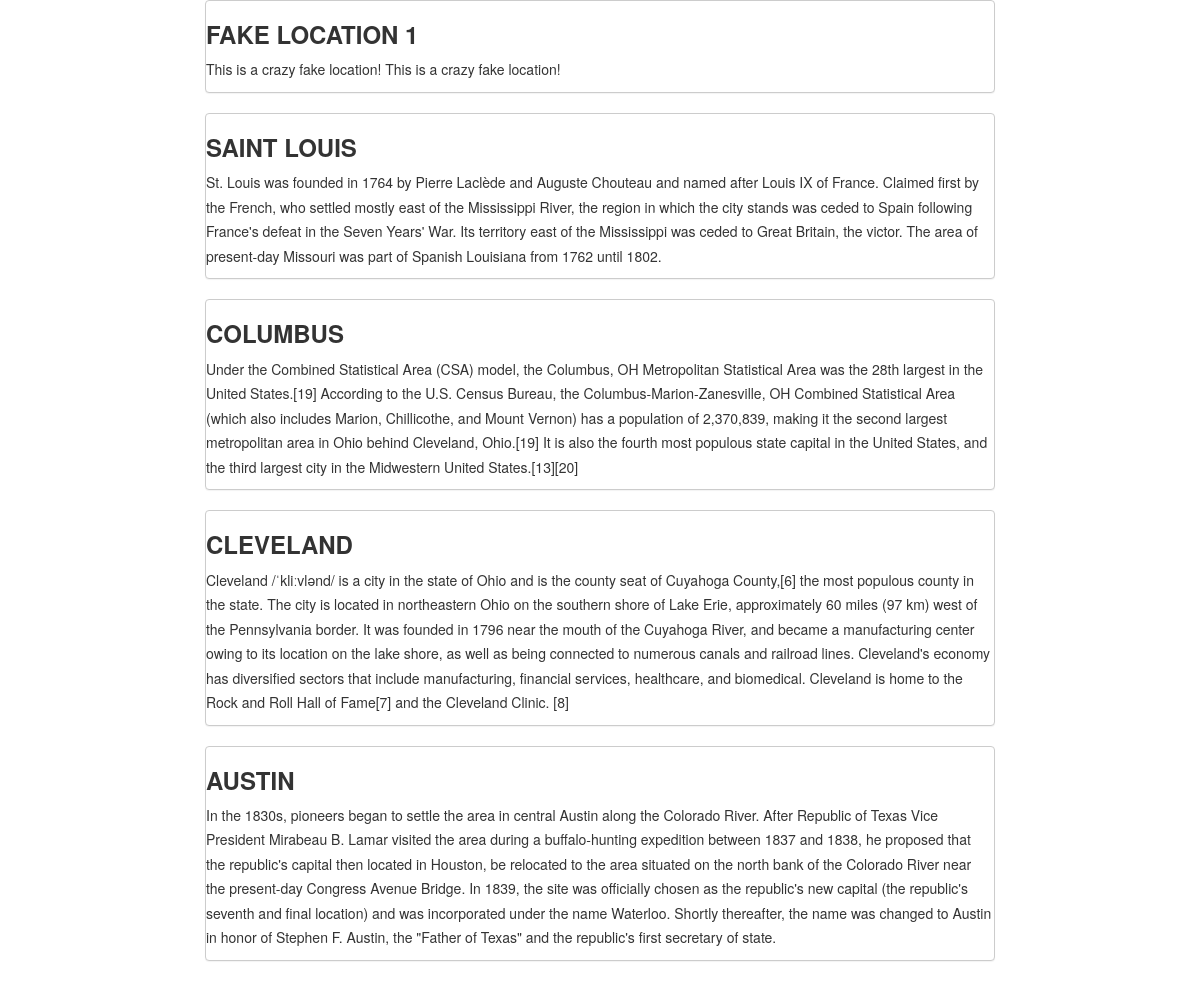
Page /locations/ on the committed database.
### core/models.py (models this page shows, shortened)
class Location(models.Model):
    title = models.CharField(max_length=300)
    description = models.TextField(null=True, blank=True)
    address = models.TextField(null=True, blank=True)
    hours = models.TextField(null=True, blank=True)
    image_file = models.ImageField(upload_to=upload_to_location, null=True, blank=True)
    created_at = models.DateTimeField(auto_now_add=True)

### core/views.py (the view)
# urls.py: url(r'locations/$', coreviews.LocationListView.as_view()),
class LocationListView(ListView):
    model = coremodels.Location
    template_name = 'location/list.html'

### templates/location/list.html (shortened to what this page needs)
{% load staticfiles %}
<link href="{% static "css/bootstrap.min.css" %}" rel="stylesheet">
<link href="{% static "css/agency.css" %}" rel="stylesheet">
<div class="row">
    <div class="col-md-8">
        {% for location in object_list %}
        <div class="panel">
            <h3>{{ location.title }}</h3>
            <p>{{ location.description }}</p>
        </div>
        {% endfor %}
    </div>
</div>

### static/css/agency.css (style rules this page uses)
p { font-size: 14px; line-height: 1.75; }
h1, h2, h3, h4, h5, h6 { text-transform: uppercase; font-family: Montserrat,"Helvetica Neue",Helvetica,Arial,sans-serif; font-weight: 700; }
.panel { padding:0px; background-color: #fff; border: 1px solid #ccc; border-radius: 4px; -webkit-box-shadow: 0 1px 1px rgba(0,0,0,.05); box-shadow: 0 1px 1px rgba(0,0,0,.05); }

### rows in the picture
Location: title "FAKE LOCATION 1", description "This is a crazy fake location! This is a crazy fake location!"
Location: title "SAINT LOUIS", description "St. Louis was founded in 1764 by Pierre Laclède and Auguste Chouteau and named after Louis IX of France. Claimed first by the French, who settled mostly east of the Mississippi River, the region in which the city stands was ceded to Spain following France's defeat in the Seven Years' War. Its territory east of the Mississippi was ceded to Great Britain, the victor. The area of present-day Missouri was part of Spanish Louisiana from 1762 until 1802."
Location: title "COLUMBUS", description "Under the Combined Statistical Area (CSA) model, the Columbus, OH Metropolitan Statistical Area was the 28th largest in the United States.[19] According to the U.S. Census Bureau, the Columbus-Marion-Zanesville, OH Combined Statistical Area (which also includes Marion, Chillicothe, and Mount Vernon) has a population of 2,370,839, making it the second largest metropolitan area in Ohio behind Cleveland, Ohio.[19] It is also the fourth most populous state capital in the United States, and the third largest city in the Midwestern United States.[13][20]"
Location: title "CLEVELAND", description "Cleveland /ˈkliːvlənd/ is a city in the state of Ohio and is the county seat of Cuyahoga County,[6] the most populous county in the state. The city is located in northeastern Ohio on the southern shore of Lake Erie, approximately 60 miles (97 km) west of the Pennsylvania border. It was founded in 1796 near the mouth of the Cuyahoga River, and became a manufacturing center owing to its location on the lake shore, as well as being connected to numerous canals and railroad lines. Cleveland's economy has diversified sectors that include manufacturing, financial services, healthcare, and biomedical. Cleveland is home to the Rock and Roll Hall of Fame[7] and the Cleveland Clinic. [8]"
Location: title "AUSTIN", description "In the 1830s, pioneers began to settle the area in central Austin along the Colorado River. After Republic of Texas Vice President Mirabeau B. Lamar visited the area during a buffalo-hunting expedition between 1837 and 1838, he proposed that the republic's capital then located in Houston, be relocated to the area situated on the north bank of the Colorado River near the present-day Congress Avenue Bridge. In 1839, the site was officially chosen as the republic's new capital (the republic's seventh and final location) and was incorporated under the name Waterloo. Shortly thereafter, the name was changed to Austin in honor of Stephen F. Austin, the \"Father of Texas\" and the republic's first…"
